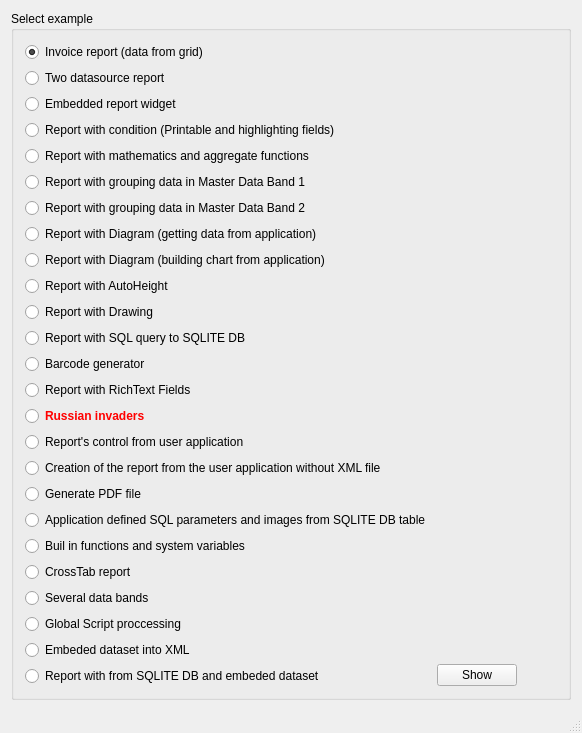
<?xml version="1.0" encoding="UTF-8"?>
<ui version="4.0">
 <class>MainWindow</class>
 <widget class="QMainWindow" name="MainWindow">
  <property name="geometry">
   <rect>
    <x>0</x>
    <y>0</y>
    <width>582</width>
    <height>681</height>
   </rect>
  </property>
  <property name="windowTitle">
   <string>QtRPT examples</string>
  </property>
  <property name="windowIcon">
   <iconset resource="../QtRPT/imagesRpt.qrc">
    <normaloff>:/QtRptDesigner/images/QtRptDesigner.ico</normaloff>:/QtRptDesigner/images/QtRptDesigner.ico</iconset>
  </property>
  <widget class="QWidget" name="centralWidget">
   <layout class="QVBoxLayout" name="verticalLayout_3">
    <item>
     <widget class="QGroupBox" name="groupBox">
      <property name="title">
       <string>Select example</string>
      </property>
      <layout class="QHBoxLayout" name="horizontalLayout_4">
       <item>
        <layout class="QVBoxLayout" name="verticalLayout_2">
         <item>
          <widget class="QRadioButton" name="rBtn1">
           <property name="text">
            <string>Invoice report (data from grid)</string>
           </property>
           <property name="checked">
            <bool>true</bool>
           </property>
          </widget>
         </item>
         <item>
          <widget class="QRadioButton" name="rBtn2">
           <property name="text">
            <string>Two datasource report</string>
           </property>
          </widget>
         </item>
         <item>
          <widget class="QRadioButton" name="rBtn3">
           <property name="text">
            <string>Embedded report widget</string>
           </property>
          </widget>
         </item>
         <item>
          <widget class="QRadioButton" name="rBtn4">
           <property name="text">
            <string>Report with condition (Printable and highlighting fields)</string>
           </property>
          </widget>
         </item>
         <item>
          <widget class="QRadioButton" name="rBtn5">
           <property name="text">
            <string>Report with mathematics and aggregate functions</string>
           </property>
          </widget>
         </item>
         <item>
          <widget class="QRadioButton" name="rBtn6a">
           <property name="text">
            <string>Report with grouping data in Master Data Band 1</string>
           </property>
          </widget>
         </item>
         <item>
          <widget class="QRadioButton" name="rBtn6b">
           <property name="text">
            <string>Report with grouping data in Master Data Band 2</string>
           </property>
          </widget>
         </item>
         <item>
          <widget class="QRadioButton" name="rBtn7a">
           <property name="text">
            <string>Report with Diagram (getting data from application)</string>
           </property>
          </widget>
         </item>
         <item>
          <widget class="QRadioButton" name="rBtn7b">
           <property name="text">
            <string>Report with Diagram (building chart from application)</string>
           </property>
          </widget>
         </item>
         <item>
          <widget class="QRadioButton" name="rBtn8">
           <property name="text">
            <string>Report with AutoHeight</string>
           </property>
          </widget>
         </item>
         <item>
          <widget class="QRadioButton" name="rBtn9">
           <property name="text">
            <string>Report with Drawing</string>
           </property>
          </widget>
         </item>
         <item>
          <widget class="QRadioButton" name="rBtn10">
           <property name="text">
            <string>Report with SQL query to SQLITE DB</string>
           </property>
          </widget>
         </item>
         <item>
          <widget class="QRadioButton" name="rBtn11">
           <property name="text">
            <string>Barcode generator</string>
           </property>
          </widget>
         </item>
         <item>
          <widget class="QRadioButton" name="rBtn12">
           <property name="text">
            <string>Report with RichText Fields</string>
           </property>
          </widget>
         </item>
         <item>
          <widget class="QRadioButton" name="rBtnRussian">
           <property name="font">
            <font>
             <weight>75</weight>
             <bold>true</bold>
            </font>
           </property>
           <property name="styleSheet">
            <string notr="true">color: rgb(255, 0, 0);</string>
           </property>
           <property name="text">
            <string>Russian invaders</string>
           </property>
          </widget>
         </item>
         <item>
          <widget class="QRadioButton" name="rBtn13">
           <property name="text">
            <string>Report's control from user application</string>
           </property>
          </widget>
         </item>
         <item>
          <widget class="QRadioButton" name="rBtn14">
           <property name="text">
            <string>Creation of the report from the user application without XML file</string>
           </property>
          </widget>
         </item>
         <item>
          <widget class="QRadioButton" name="rBtn15">
           <property name="text">
            <string>Generate PDF file</string>
           </property>
          </widget>
         </item>
         <item>
          <widget class="QRadioButton" name="rBtn16">
           <property name="text">
            <string>Application defined SQL parameters and images from SQLITE DB table</string>
           </property>
          </widget>
         </item>
         <item>
          <widget class="QRadioButton" name="rBtn17">
           <property name="text">
            <string>Buil in functions and system variables</string>
           </property>
          </widget>
         </item>
         <item>
          <widget class="QRadioButton" name="rBtn18">
           <property name="enabled">
            <bool>true</bool>
           </property>
           <property name="text">
            <string>CrossTab report</string>
           </property>
          </widget>
         </item>
         <item>
          <widget class="QRadioButton" name="rBtn19">
           <property name="text">
            <string>Several data bands</string>
           </property>
          </widget>
         </item>
         <item>
          <widget class="QRadioButton" name="rBtn20">
           <property name="text">
            <string>Global Script proccessing</string>
           </property>
          </widget>
         </item>
         <item>
          <widget class="QRadioButton" name="rBtn21">
           <property name="text">
            <string>Embeded dataset into XML</string>
           </property>
          </widget>
         </item>
         <item>
          <widget class="QRadioButton" name="rBtn22">
           <property name="text">
            <string>Report with from SQLITE DB and embeded dataset</string>
           </property>
          </widget>
         </item>
        </layout>
       </item>
       <item>
        <layout class="QVBoxLayout" name="verticalLayout">
         <item>
          <widget class="QLabel" name="label">
           <property name="text">
            <string/>
           </property>
           <property name="pixmap">
            <pixmap resource="resurce.qrc">:/images/Logo128.png</pixmap>
           </property>
          </widget>
         </item>
         <item>
          <widget class="QPushButton" name="btnShow">
           <property name="text">
            <string>Show</string>
           </property>
          </widget>
         </item>
        </layout>
       </item>
       <item>
        <spacer name="horizontalSpacer_3">
         <property name="orientation">
          <enum>Qt::Horizontal</enum>
         </property>
         <property name="sizeHint" stdset="0">
          <size>
           <width>40</width>
           <height>20</height>
          </size>
         </property>
        </spacer>
       </item>
      </layout>
     </widget>
    </item>
    <item>
     <spacer name="verticalSpacer">
      <property name="orientation">
       <enum>Qt::Vertical</enum>
      </property>
      <property name="sizeHint" stdset="0">
       <size>
        <width>20</width>
        <height>40</height>
       </size>
      </property>
     </spacer>
    </item>
   </layout>
  </widget>
  <widget class="QMenuBar" name="menuBar">
   <property name="geometry">
    <rect>
     <x>0</x>
     <y>0</y>
     <width>582</width>
     <height>21</height>
    </rect>
   </property>
  </widget>
  <widget class="QStatusBar" name="statusBar"/>
  <action name="actionPrint">
   <property name="checkable">
    <bool>false</bool>
   </property>
   <property name="checked">
    <bool>false</bool>
   </property>
   <property name="enabled">
    <bool>true</bool>
   </property>
   <property name="text">
    <string>Print</string>
   </property>
  </action>
 </widget>
 <layoutdefault spacing="6" margin="11"/>
 <resources>
  <include location="../QtRPT/imagesRpt.qrc"/>
  <include location="resurce.qrc"/>
  <include location="../QtRPT/imagesRpt.qrc"/>
  <include location="../QtRPT/imagesRpt.qrc"/>
 </resources>
 <connections/>
</ui>
